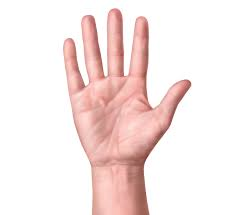
#> input picture HandLandmarks/img/hand1.jpg, 235 x 215 px, given in place of the camera
$ python ciorna.py
#> lines starting #> are read from the running program, lines starting #| are printed output that depends on the picture; after the words box and inside, x2 and y2 are one past the last pixel; in counts of white or black regions, pixels touching at a corner belong together
#> further down, frame is the input picture: shape (215, 235, 3); mean B, G, R 228.8, 230.8, 246.3
import cv2
import numpy as np


def skin_mask(action_frame):

    blur = cv2.GaussianBlur(action_frame, (3,3), 0)
    hsv = cv2.cvtColor(blur, cv2.COLOR_RGB2HSV)
#> hsv: shape (215, 235, 3); mean H, S, V 43.9, 20.5, 246.4

    lower_color = np.array([108, 23, 82])
    upper_color = np.array([179, 255, 255])

    mask = cv2.inRange(hsv, lower_color, upper_color)
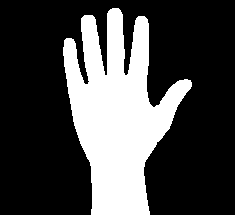
#> mask: shape (215, 235); 28.2% white; 1 white region, box (x1, y1, x2, y2) and area: (63, 8, 192, 215) 14224
    blur = cv2.medianBlur(mask, 5)
#> blur: shape (215, 235); 28.2% white; 1 white region, box (x1, y1, x2, y2) and area: (63, 8, 192, 215) 14231

    kernel = cv2.getStructuringElement(cv2.MORPH_ELLIPSE, (8, 8))
    hsv_d = cv2.dilate(blur, kernel)
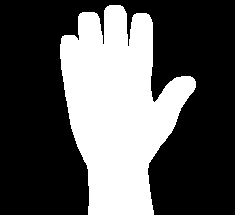
#> hsv_d: shape (215, 235); 34.4% white; 1 white region, box (x1, y1, x2, y2) and area: (60, 5, 196, 215) 17389

    return hsv_d

cap = cv2.VideoCapture(0)

while(True):
    # Capture frame-by-frame
    ret, frame = cap.read()

    mask = skin_mask(frame)
    # Our operations on the frame come here
    gray = cv2.cvtColor(frame, cv2.COLOR_BGR2GRAY)
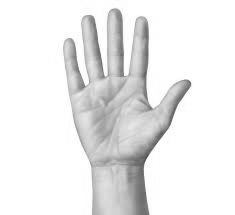
#> gray: shape (215, 235); min 69, max 255, mean 235.2
    canny = cv2.Canny(gray, 44, 139)
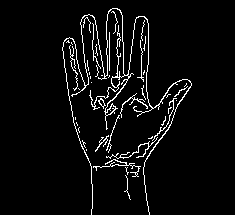
#> canny: shape (215, 235); 4.7% white in thin lines or dots, all inside (x1, y1, x2, y2) = (62, 8, 192, 215)
    # Display the resulting frame
    cv2.imshow('frame',canny)
    cv2.imshow('mask', mask)
    if cv2.waitKey(1) & 0xFF == ord('q'):
#> (key q is pressed here)
        break

# When everything done, release the capture
cap.release()
cv2.destroyAllWindows()
